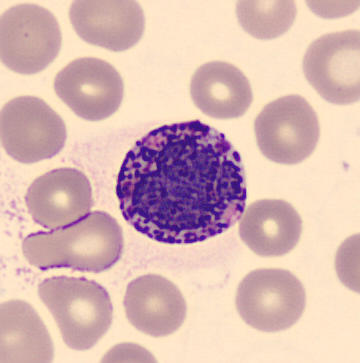
#> input picture archive/basofil/BA_1581.jpg, 360 x 363 px; its folder holds only this picture in this run
$ jupyter execute --allow-errors projek.ipynb   (older library calls are emulated)
#> lines starting #> are read from the running program, lines starting #| are printed output that depends on the picture
[cell 1]
import os
import cv2 as cv
import matplotlib.pyplot as plt
import numpy as np
import pandas as pd
from sklearn.model_selection import train_test_split, cross_val_predict
from sklearn.metrics import accuracy_score, classification_report
from skimage.feature import graycomatrix, graycoprops
from scipy.stats import entropy
from sklearn.ensemble import RandomForestClassifier
from sklearn.svm import SVC
from sklearn.neighbors import KNeighborsClassifier
from sklearn.metrics import accuracy_score, precision_score, recall_score, f1_score, confusion_matrix, classification_report
from sklearn.metrics import (confusion_matrix, ConfusionMatrixDisplay)
import seaborn as sns

[cell 2]
data = []
labels = []
file_name = []

base_path = "archive"

print(f"Mulai membaca gambar dari folder: {base_path}\n")

for sub_folder in os.listdir(base_path):
    sub_folder_path = os.path.join(base_path, sub_folder)
    if not os.path.isdir(sub_folder_path):
        continue

    print(f"Memproses folder: '{sub_folder_path}' sebagai label: '{sub_folder}'")
    sub_folder_files = os.listdir(sub_folder_path)

    for filename in sub_folder_files:
        if filename.lower().endswith(('.png', '.jpg', '.jpeg', '.bmp', '.tiff')):
            img_path = os.path.join(sub_folder_path, filename)
            img = cv.imread(img_path)
#> img is the input picture: shape (363, 360, 3); mean B, G, R 180, 184.4, 216.6
            img = img.astype(np.uint8)
            img = cv.cvtColor(img, cv.COLOR_BGR2GRAY)
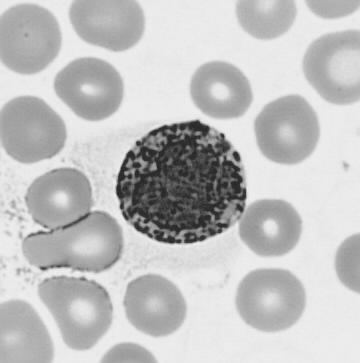
#> img: shape (363, 360); min 30, max 248, mean 193.5

            data.append(img)
            labels.append(sub_folder)
            file_name.append(filename)
#> pass 2 of the loop `for sub_folder in os.listdir(base_path):`:
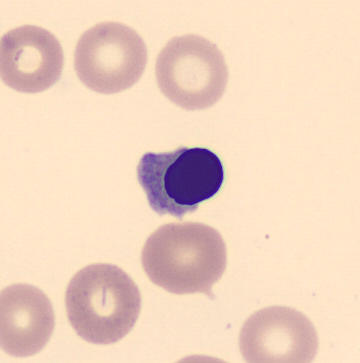
#> input picture archive/erytoblas/ERB_10157.jpg, 360 x 363 px
#> img is the input picture: shape (363, 360, 3); mean B, G, R 191.7, 211.2, 239
#> `img = cv.cvtColor(img, cv.COLOR_BGR2GRAY)`:
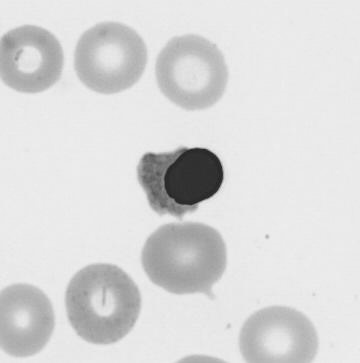
#> img: shape (363, 360); min 28, max 241, mean 217.3

print("\nSelesai membaca semua gambar.")
print(f"Total gambar dibaca: {len(data)}")
#| Total gambar dibaca: 2

# PREPROCESSING

Grayscale

[cell 3]
def normalize_image(img):
    img = img.astype(np.float32)  # Konversi ke float untuk perhitungan
    min_val = np.min(img)
    max_val = np.max(img)

    if max_val - min_val == 0:
        return np.zeros_like(img, dtype=np.uint8)  # Hindari pembagian nol

    norm_img = (img - min_val) / (max_val - min_val) * 255
    return norm_img.astype(np.uint8)

def resize(img, new_height, new_width):
    height, width = img.shape
    resized = np.zeros((new_height, new_width), dtype=np.uint8)

    for i in range(new_height):
        for j in range(new_width):
            x = int(i * height / new_height)
            y = int(j * width / new_width)
            resized[i, j] = img[x, y]

    return resized

# [32 lines left out: functions treshold, FilterMedian, not called in this run]

kernelSharp = np.array([[1/9,1/9,1/9],
						[1/9,8/9,1/9],
						[1/9,1/9,1/9]])

# [31 lines left out: functions FilterKonvolusi, prewittDetection, not called in this run]

def pad_image(image, kernel):
    pad_y, pad_x = kernel.shape[0] // 2, kernel.shape[1] // 2
    return np.pad(image, ((pad_y, pad_y), (pad_x, pad_x)), mode='constant')

def erosion(image, kernel):
    padded = pad_image(image, kernel)
    output = np.zeros_like(image)
    for i in range(image.shape[0]):
        for j in range(image.shape[1]):
            region = padded[i:i+kernel.shape[0], j:j+kernel.shape[1]]
            if np.all(region[kernel == 1] == 1):
                output[i, j] = 1
    return output

# Dilasi
def dilation(image, kernel):
    padded = pad_image(image, kernel)
    output = np.zeros_like(image)
    for i in range(image.shape[0]):
        for j in range(image.shape[1]):
            region = padded[i:i+kernel.shape[0], j:j+kernel.shape[1]]
            if np.any(region[kernel == 1] == 1):
                output[i, j] = 1
    return output

def GradienMorfo(image, kernel):
    hasil1 = dilation(image, kernel)
    hasil2 = erosion(image, kernel)
    return hasil1-hasil2

kernel = np.array([
                    [0, 0, 1, 1, 1],
                    [0, 0, 1, 1, 1],
                    [1, 1, 1, 1, 1],
                    [1, 1, 1, 0, 0],
                    [1, 1, 1, 0, 0]])

[cell 4]
# [36 lines left out: functions histogram, cdf_ekualisasi, ekualisasi, not called in this run]

[cell 5]
data_grayscale = [normalize_image(img) for img in data ]
#> in normalize_image, `min_val = np.min(img)`: min_val = 30
#> in normalize_image, `max_val = np.max(img)`: max_val = 248
#> in normalize_image, `norm_img = (img - min_val) / (max_val - min_val) * 255`:
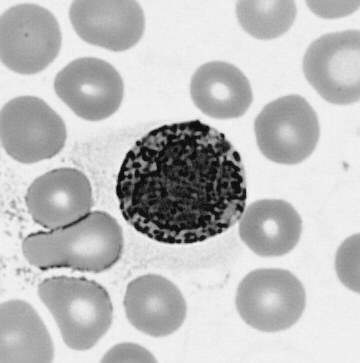
#> norm_img: shape (363, 360) float32; min 0, max 255, mean 191.3
#> in normalize_image (call 2), `img = img.astype(np.float32)`:
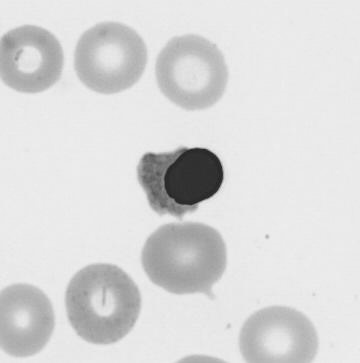
#> img: shape (363, 360) float32; min 28, max 241, mean 217.3
#> in normalize_image (call 2), `min_val = np.min(img)`: min_val = 28
#> in normalize_image (call 2), `max_val = np.max(img)`: max_val = 241
#> data_grayscale = 2 items
data_grayscale = [resize(img, 200,200) for img in data_grayscale]
#> after the loop in resize, `for i in range(new_height):`:
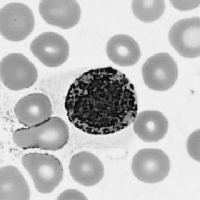
#> resized: shape (200, 200); min 2, max 246, mean 190.7
#> call 2 of resize, with new_height = 200, new_width = 200
#> after the loop in resize (call 2), `for i in range(new_height):`:
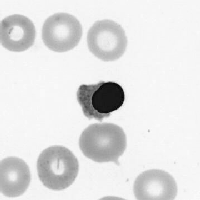
#> resized: shape (200, 200); min 3, max 252, mean 226.1
#data_grayscale = [ekualisasi(img) for img in data_grayscale]

#data_grayscale = [prewittDetection(img) for img in data_grayscale]
#data_grayscale = [FilterMedian(img,5,5) for img in data_grayscale]
data_grayscale = [GradienMorfo(img,kernel) for img in data_grayscale]
#> in pad_image, `return np.pad(image, ((pad_y, pad_y), (pad_x, pad_x)), mode='constant')`:
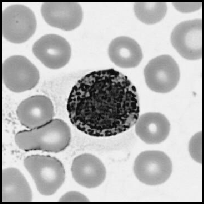
#> returned value: shape (204, 204); min 0, max 246, mean 183.3
#> after the loop in dilation, `for i in range(image.shape[0]):`: output: shape (200, 200); every value is 0
#> in pad_image (call 3), `pad_y, pad_x = kernel.shape[0] // 2, kernel.shape[1] // 2`: pad_y = 2
#> in pad_image (call 3), `return np.pad(image, ((pad_y, pad_y), (pad_x, pad_x)), mode='constant')`:
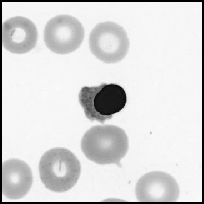
#> returned value: shape (204, 204); min 0, max 252, mean 217.3
#data_grayscale = [treshold(img, 40) for img in data_grayscale]
dataPreprocessed = np.array(data_grayscale).astype(np.uint8)
labels = np.array(labels)

[cell 6]
plt.imshow(dataPreprocessed[1], cmap='gray')

[cell 7]
def glcm(image, derajat):
    if derajat == 0:
        angles = [0]
    elif derajat == 45:
        angles = [np.pi / 4]
    elif derajat == 90:
        angles = [np.pi / 2]
    elif derajat == 135:
        angles = [3 * np.pi / 4]
    else:
        raise ValueError("Invalid angle. It should be one of the following: 0, 45, 90, 135.")

    # mengembalikan matrix glcm dari image
    glcm = graycomatrix(image, [1], angles, 256, symmetric=True, normed=True)
    return glcm

[cell 8]
def correlation(matriks):
	return graycoprops(matriks, 'correlation')[0, 0]
def dissimilarity(matriks):
    return graycoprops(matriks, 'dissimilarity')[0, 0]
def homogenity(matriks):
    return graycoprops(matriks, 'homogeneity')[0, 0]
def contrast(matriks):
    return graycoprops(matriks, 'contrast')[0, 0]
def ASM(matriks):
    return graycoprops(matriks, 'ASM')[0, 0]
def energy(matriks):
    return graycoprops(matriks, 'energy')[0, 0]
def entropyGlcm(matriks):
    return entropy(matriks.ravel())

[cell 9]
Derajat0 = []
Derajat45 = []
Derajat90 = []
Derajat135 = []
for i in range(len(dataPreprocessed)):
    D0 = glcm(dataPreprocessed[i], 0)
    D45 = glcm(dataPreprocessed[i], 45)
    D90 = glcm(dataPreprocessed[i], 90)
    D135 = glcm(dataPreprocessed[i], 135)
    Derajat0.append(D0)
    Derajat45.append(D45)
    Derajat90.append(D90)
    Derajat135.append(D135)
#> this loop made 2 passes
#> after the loop, Derajat0 = 2 items; Derajat135 = 2 items; Derajat45 = 2 items; Derajat90 = 2 items

[cell 10]
Kontras0, Kontras45, Kontras90, Kontras135 = [], [], [], []
dissimilarity0, dissimilarity45, dissimilarity90, dissimilarity135 =  [], [], [], []
homogenity0, homogenity45, homogenity90, homogenity135 = [], [], [], []
entropy0, entropy45, entropy90, entropy135 =  [], [], [], []
ASM0, ASM45, ASM90, ASM135 =  [], [], [], []
energy0, energy45, energy90, energy135 =  [], [], [], []
correlation0, correlation45, correlation90, correlation135 = [], [], [], []

[cell 11]
for i in range(len(dataPreprocessed)):
    C0 = correlation(Derajat0[i])
    correlation0.append(C0)
    C45 = correlation(Derajat45[i])
    correlation45.append(C45)
    C90 = correlation(Derajat90[i])
    correlation90.append(C90)
    C135 = correlation(Derajat135[i])
    correlation135.append(C135)
#> this loop made 2 passes
#> (C0, C45, C90, C135) on passes 1 to 2: (1, 1, 1, 1), (1, 1, 1, 1)
#> after the loop, correlation0 = [1, 1]; correlation135 = [1, 1]; correlation45 = [1, 1]; correlation90 = [1, 1]

[cell 12]
for i in range(len(data)):
    K0 = contrast(Derajat0[i])
    K45 = contrast(Derajat45[i])
    K90 = contrast(Derajat90[i])
    K135 = contrast(Derajat135[i])
    Kontras0.append(K0)
    Kontras45.append(K45)
    Kontras90.append(K90)
    Kontras135.append(K135)
#> this loop made 2 passes
#> (K0, K45, K90, K135) on passes 1 to 2: (0, 0, 0, 0), (0, 0, 0, 0)
#> after the loop, Kontras0 = [0, 0]; Kontras135 = [0, 0]; Kontras45 = [0, 0]; Kontras90 = [0, 0]

[cell 13]
for i in range(len(data)):
    Dis0 = dissimilarity(Derajat0[i])
    Dis45 = dissimilarity(Derajat45[i])
    Dis90 = dissimilarity(Derajat90[i])
    Dis135 = dissimilarity(Derajat135[i])
    dissimilarity0.append(Dis0)
    dissimilarity45.append(Dis45)
    dissimilarity90.append(Dis90)
    dissimilarity135.append(Dis135)
#> this loop made 2 passes
#> after the loop, dissimilarity0 = [0, 0]; dissimilarity135 = [0, 0]; dissimilarity45 = [0, 0]; dissimilarity90 = [0, 0]

[cell 14]
for i in range(len(data)):
    H0 = homogenity(Derajat0[i])
    H45 = homogenity(Derajat45[i])
    H90 = homogenity(Derajat90[i])
    H135 = homogenity(Derajat135[i])
    homogenity0.append(H0)
    homogenity45.append(H45)
    homogenity90.append(H90)
    homogenity135.append(H135)
#> this loop made 2 passes
#> after the loop, homogenity0 = [1, 1]; homogenity135 = [1, 1]; homogenity45 = [1, 1]; homogenity90 = [1, 1]

[cell 15]
for i in range(len(data)):
    E0 = entropyGlcm(Derajat0[i])
    E45 = entropyGlcm(Derajat45[i])
    E90 = entropyGlcm(Derajat90[i])
    E135 = entropyGlcm(Derajat135[i])
    entropy0.append(E0)
    entropy45.append(E45)
    entropy90.append(E90)
    entropy135.append(E135)
#> this loop made 2 passes
#> after the loop, entropy0 = [0, 0]; entropy135 = [0, 0]; entropy45 = [0, 0]; entropy90 = [0, 0]

[cell 16]
for i in range(len(data)):
    A0 = ASM(Derajat0[i])
    A45 = ASM(Derajat45[i])
    A90 = ASM(Derajat90[i])
    A135 = ASM(Derajat135[i])
    ASM0.append(A0)
    ASM45.append(A45)
    ASM90.append(A90)
    ASM135.append(A135)
#> this loop made 2 passes
#> after the loop, ASM0 = [1, 1]; ASM135 = [1, 1]; ASM45 = [1, 1]; ASM90 = [1, 1]

[cell 17]
for i in range(len(data)):
    ER0 = energy(Derajat0[i])
    ER45 = energy(Derajat45[i])
    ER90 = energy(Derajat90[i])
    ER135 = energy(Derajat135[i])
    energy0.append(ER0)
    energy45.append(ER45)
    energy90.append(ER90)
    energy135.append(ER135)
#> this loop made 2 passes
#> after the loop, energy0 = [1, 1]; energy135 = [1, 1]; energy45 = [1, 1]; energy90 = [1, 1]

[cell 18]
dataTable = {'Filename': file_name, 'Label': labels,
        'Contrast0': Kontras0, 'Contrast45': Kontras45, 'Contrast90': Kontras90, 'Contrast135': Kontras135,
        'Homogeneity0': homogenity0, 'Homogeneity45': homogenity45, 'Homogeneity90': homogenity90, 'Homogeneity135': homogenity135,
        'Dissimilarity0': dissimilarity0, 'Dissimilarity45': dissimilarity45, 'Dissimilarity90': dissimilarity90, 'Dissimilarity135': dissimilarity135,
        'Entropy0': entropy0, 'Entropy45': entropy45, 'Entropy90': entropy90, 'Entropy135': entropy135,
        'ASM0': ASM0, 'ASM45': ASM45, 'ASM90': ASM90, 'ASM135': ASM135,
        'Energy0': energy0, 'Energy45': energy45, 'Energy90': energy90, 'Energy135': energy135,
        'Correlation0': correlation0, 'Correlation45': correlation45, 'Correlation90': correlation90, 'Correlation135': correlation135,
        }
df = pd.DataFrame(dataTable)
#> df = table of 2 rows and 30 columns
df.to_csv('hasil_ekstraksi_1.csv', index=False)

hasilEkstrak = pd.read_csv('hasil_ekstraksi_1.csv')
#> (reads hasil_ekstraksi_1.csv from the repository)
hasilEkstrak

[cell 19]
# Menghitung korelasi
correlation = hasilEkstrak.drop(columns=['Label','Filename']).corr()

# Menyaring fitur yang memiliki korelasi absolut lebih dari 0.95 dengan label
threshold = 0.95 # atur threshold ini untuk menentukan seberapa besar korelasi yang ingin disaring
selectionFeature = []
columns = np.full((correlation.shape[0],), True, dtype=bool)
for i in range(correlation.shape[0]):
	for j in range(i+1, correlation.shape[0]):
		if correlation.iloc[i,j] >= threshold:
			if columns[j]:
				columns[j] = False
select = hasilEkstrak.drop(columns=['Label','Filename']).columns[columns]
x_new = hasilEkstrak[select]
x_new
y = hasilEkstrak['Label']
plt.figure(figsize=(17,17))
sns.heatmap(x_new.corr(), annot=True, cmap='Blues', fmt=".2f")
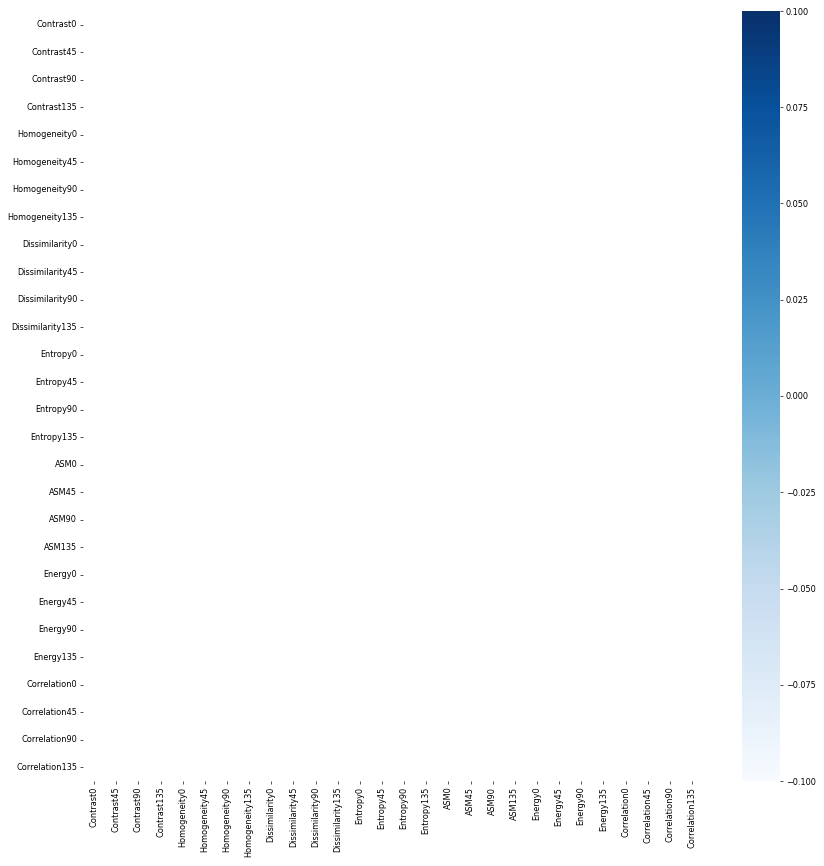
#> figure drawn by matplotlib, 2 panels

[cell 20]
# ubah bagian test_size sesuai kebutuhan
# 0.3 = 30% data untuk testing (train/test 70/30)
# 0.2 = 20% data untuk testing (train/test 80/20)
X_train, X_test, y_train, y_test = train_test_split(x_new, y, test_size=0.2, random_state=42)
print(X_train.shape)
print(X_test.shape)

[cell 21]
# normalisasi mean std
X_test = (X_test - X_train.mean()) / X_train.std()
X_train = (X_train - X_train.mean()) / X_train.std()

[cell 22]
def generateClassificationReport(y_true, y_pred):
	print(classification_report(y_true, y_pred))
	print(confusion_matrix(y_true, y_pred))
	print('Accuracy:', accuracy_score(y_true, y_pred))

# Define classifiers
rf = RandomForestClassifier(n_estimators=5, random_state=42)
svm = SVC(kernel='rbf', random_state=42)
knn = KNeighborsClassifier(n_neighbors=5)

[cell 23]
# Train Random Forest Classifier
rf.fit(X_train, y_train)

# Make predictions and evaluate the model with the training set
print("------Training Set------")
y_pred = rf.predict(X_train)
generateClassificationReport( y_train, y_pred)

# Make predictions and evaluate the model with the testing set
print("\n------Testing Set------")
y_pred = rf.predict(X_test)
generateClassificationReport( y_test, y_pred)

#> (a cell that did not finish here is left out)

#> (a cell that did not finish here is left out)

[cell 26]
def plot_confusion_matrix(y_true, y_pred, title):
    cm = confusion_matrix(y_true, y_pred)
    disp = ConfusionMatrixDisplay(confusion_matrix=cm)
    disp.plot(cmap=plt.cm.Blues)
    plt.title(title)
    plt.show()

# Plot confusion matrix for Random Forest
plot_confusion_matrix(y_test, rf.predict(X_test), "Random Forest Confusion Matrix")
#> in plot_confusion_matrix, `plt.show()`:
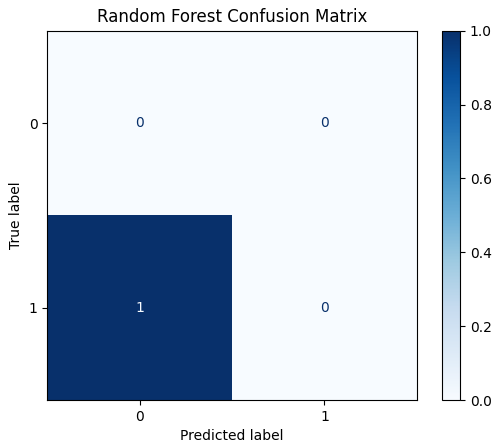
#> figure drawn by matplotlib, 2 panels
# Plot confusion matrix for SVM
#> (the rest of this cell did not finish here and is left out)
